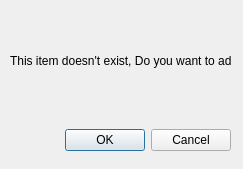
<?xml version="1.0" encoding="UTF-8"?>
<ui version="4.0">
 <class>Dialog</class>
 <widget class="QDialog" name="Dialog">
  <property name="geometry">
   <rect>
    <x>0</x>
    <y>0</y>
    <width>243</width>
    <height>169</height>
   </rect>
  </property>
  <property name="windowTitle">
   <string>Dialog</string>
  </property>
  <widget class="QDialogButtonBox" name="buttonBox">
   <property name="geometry">
    <rect>
     <x>10</x>
     <y>120</y>
     <width>221</width>
     <height>41</height>
    </rect>
   </property>
   <property name="orientation">
    <enum>Qt::Horizontal</enum>
   </property>
   <property name="standardButtons">
    <set>QDialogButtonBox::Cancel|QDialogButtonBox::Ok</set>
   </property>
  </widget>
  <widget class="QLabel" name="label">
   <property name="geometry">
    <rect>
     <x>10</x>
     <y>30</y>
     <width>221</width>
     <height>61</height>
    </rect>
   </property>
   <property name="text">
    <string>This item doesn't exist, Do you want to add it</string>
   </property>
  </widget>
 </widget>
 <resources/>
 <connections>
  <connection>
   <sender>buttonBox</sender>
   <signal>accepted()</signal>
   <receiver>Dialog</receiver>
   <slot>accept()</slot>
   <hints>
    <hint type="sourcelabel">
     <x>248</x>
     <y>254</y>
    </hint>
    <hint type="destinationlabel">
     <x>157</x>
     <y>274</y>
    </hint>
   </hints>
  </connection>
  <connection>
   <sender>buttonBox</sender>
   <signal>rejected()</signal>
   <receiver>Dialog</receiver>
   <slot>reject()</slot>
   <hints>
    <hint type="sourcelabel">
     <x>316</x>
     <y>260</y>
    </hint>
    <hint type="destinationlabel">
     <x>286</x>
     <y>274</y>
    </hint>
   </hints>
  </connection>
 </connections>
</ui>
